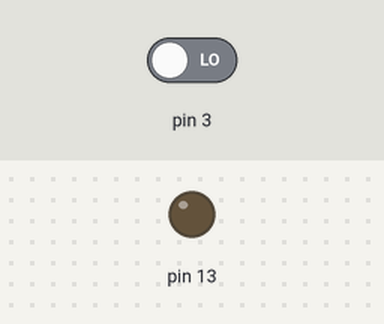
A sketch run on a simulated Arduino Uno, built with avr-gcc and run on an emulated ATmega328P. Shown: output pins drawn as LEDs (lit = HIGH). The test bench sets the inputs (shaded band); at power-on: pin 3 LOW. What the sketch prints to the serial monitor is not drawn.

Above: at 0.1 s.
At 0.6 s:
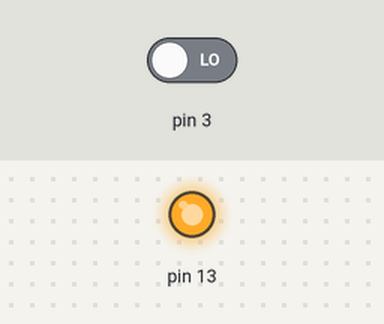
Timing chart, 0 to 12.0 s (numbered marks = the images above):
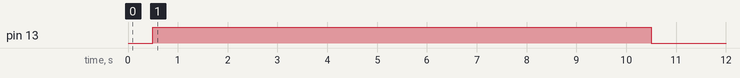

The sketch:

QTRRC.ino
```cpp
#include <QTRSensors.h>

#define NUM_SENSORS   1    // number of sensors used
#define TIMEOUT       500  // waits for 500 microseconds for sensor outputs to go low
#define EMITTER_PIN   2     // emitter is controlled by digital pin 2

// sensors 0 through 7 are connected to digital pins 3 through 10, respectively
QTRSensorsRC qtrrc((unsigned char[]) {3},
  NUM_SENSORS, TIMEOUT, EMITTER_PIN);
unsigned int sensorValues[NUM_SENSORS];


void setup()
{
  delay(500);
  pinMode(13, OUTPUT);
  digitalWrite(13, HIGH);    // turn on Arduino's LED to indicate we are in calibration mode
  for (int i = 0; i < 400; i++)  // make the calibration take about 10 seconds
  {
    qtrrc.calibrate();       // reads all sensors 10 times at 2500 us per read (i.e. ~25 ms per call)
  }
  digitalWrite(13, LOW);     // turn off Arduino's LED to indicate we are through with calibration

  // print the calibration minimum values measured when emitters were on
  Serial.begin(9600);
  for (int i = 0; i < NUM_SENSORS; i++)
  {
    Serial.print(qtrrc.calibratedMinimumOn[i]);
    Serial.print(' ');
  }
  Serial.println();

  // print the calibration maximum values measured when emitters were on
  for (int i = 0; i < NUM_SENSORS; i++)
  {
    Serial.print(qtrrc.calibratedMaximumOn[i]);
    Serial.print(' ');
  }
  Serial.println();
  Serial.println();
  delay(1000);
}


void loop()
{
  // read calibrated sensor values and obtain a measure of the line position from 0 to 5000
  // To get raw sensor values, call:
  //  qtrrc.read(sensorValues); instead of unsigned int position = qtrrc.readLine(sensorValues);
  unsigned int position = qtrrc.readLine(sensorValues);

  // print the sensor values as numbers from 0 to 1000, where 0 means maximum reflectance and
  // 1000 means minimum reflectance, followed by the line position
  for (unsigned char i = 0; i < NUM_SENSORS; i++)
  {
    Serial.print(sensorValues[i]);
    Serial.print('\t');


  }
  //Serial.println(); // uncomment this line if you are using raw values
  Serial.println(position); // comment this line out if you are using raw values

  delay(250);
}
```
